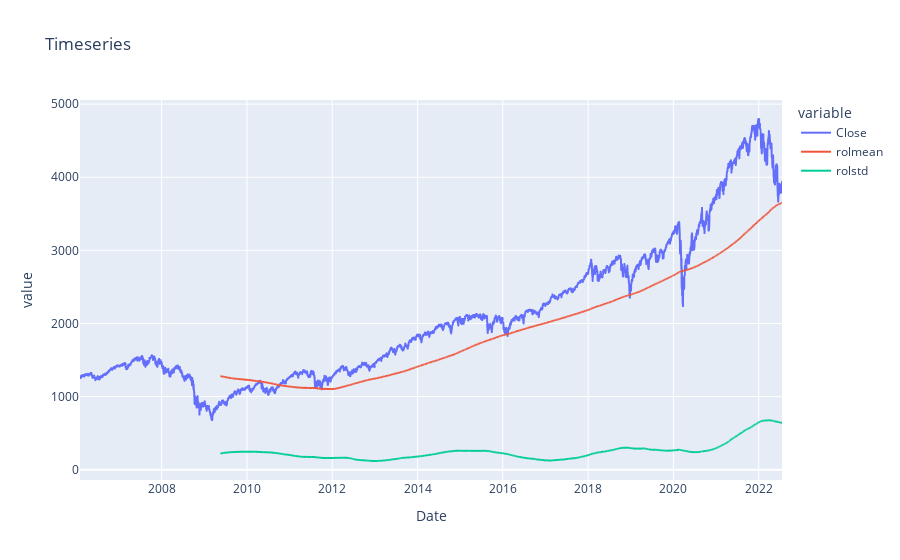

The cell this chart's notebook holds for it:
### Code cell
fig = px.line(df, y=["Close", "rolmean", "rolstd"], title="Timeseries")
fig.show()

### Figure 1 — Plotly figure (JSON) as saved in the notebook; plotly's stock layout.template omitted (floating-point values rounded to 4 significant figures; data arrays with more than 128 entries replaced by an {"elided": "..."} marker saying what was removed)
{"data": [{"hovertemplate": "variable=Close<br>Date=%{x}<br>value=%{y}<extra></extra>", "legendgroup": "Close", "line": {"color": "#636efa", "dash": "solid"}, "marker": {"symbol": "circle"}, "mode": "lines", "name": "Close", "showlegend": true, "type": "scattergl", "x": {"elided": "4144 str values"}, "xaxis": "x", "y": {"elided": "4144 float values"}, "yaxis": "y"}, {"hovertemplate": "variable=rolmean<br>Date=%{x}<br>value=%{y}<extra></extra>", "legendgroup": "rolmean", "line": {"color": "#EF553B", "dash": "solid"}, "marker": {"symbol": "circle"}, "mode": "lines", "name": "rolmean", "showlegend": true, "type": "scattergl", "x": {"elided": "4144 str values"}, "xaxis": "x", "y": {"elided": "4144 float values"}, "yaxis": "y"}, {"hovertemplate": "variable=rolstd<br>Date=%{x}<br>value=%{y}<extra></extra>", "legendgroup": "rolstd", "line": {"color": "#00cc96", "dash": "solid"}, "marker": {"symbol": "circle"}, "mode": "lines", "name": "rolstd", "showlegend": true, "type": "scattergl", "x": {"elided": "4144 str values"}, "xaxis": "x", "y": {"elided": "4144 float values"}, "yaxis": "y"}], "layout": {"legend": {"title": {"text": "variable"}, "tracegroupgap": 0}, "title": {"text": "Timeseries"}, "xaxis": {"anchor": "y", "domain": [0, 1], "title": {"text": "Date"}}, "yaxis": {"anchor": "x", "domain": [0, 1], "title": {"text": "value"}}}}
